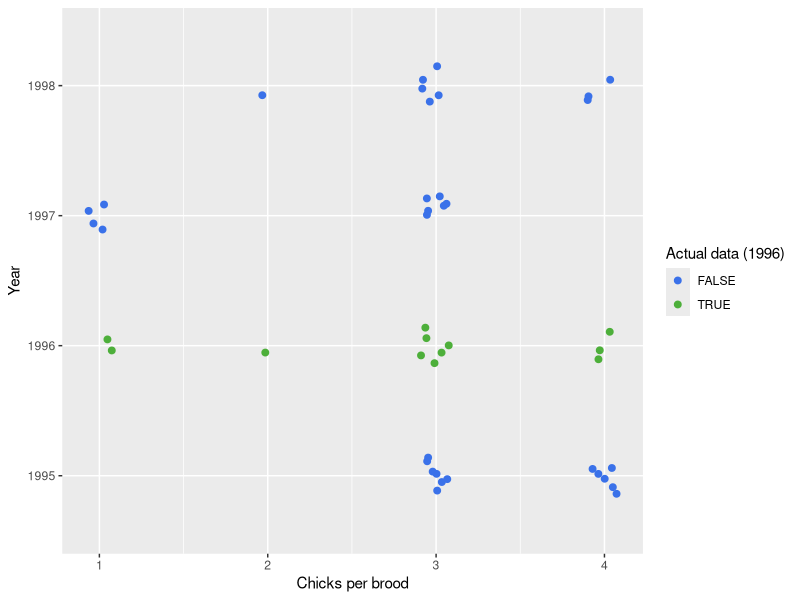

Source code (R):
# ========================================================
# Title: Simulate 1990s LEYE banded chick cohorts
# Author: Jeff Wagner
# Date: 2026-08-04
# Description: This script simulates missing chick banding data from the 1990s period by drawing on available cohort information from 1996.
# ========================================================

# ---- Set Up ----
library(tidyverse)

# Cohort sizes for 1995/1997/1998 are drawn at random (see "Simulate missing
# brood data" below), as are the sexes of never-resighted birds outside 1996.
# Without a seed, every run produces different cohort denominators and so
# different downstream recruitment estimates (psi1/psi2 in LEYE_juv90_module.R
# scale inversely with them). Seed set here so re-runs are reproducible.
#
# NOTE: the committed data/LEYE_juv_EH_1995_2000.csv was generated BEFORE this
# seed was added, so re-running will NOT reproduce that file -- it will produce
# a different, equally valid draw. Re-running therefore invalidates any
# recruitment estimate derived from the committed version.
set.seed(20260804)

eh <- readxl::read_xlsx(
  "data/leye_90s_chick_survival.xlsx",
  sheet = "leye_90s_chick_survival"
)
broods96 <- readxl::read_xlsx(
  "data/leye_90s_chick_survival.xlsx",
  sheet = "broods_1996"
)


# Summary ----------------------------------------------------------------
band_years <- unique(eh$`Year banded`)
resight_years <- as.numeric(colnames(eh[, 5:10]))
num_broods96 <- length(unique(broods96$`Brood name`))
chicks_per_brood96 <- broods96 |>
  group_by(`Brood name`) |>
  summarise(n_chicks = n())


# Simulate missing brood data --------------------------------------------
broods_per_year <- tibble(Year = band_years) |>
  mutate(
    broods = case_when(
      Year == 1996 ~ num_broods96,
      .default = rpois(4, 0.85 * num_broods96) # random poisson draw with arbitrary mean of 0.85*broods banded in 1996
    )
  )

# Simulate chicks per brood using custom categorical distribution based on proportion of chicks/brood in 1996
# Define exact probabilities for 1, 2, 3, and 4 (must sum to 1)
probabilities <- chicks_per_brood96 |>
  group_by(n_chicks) |>
  summarize(prop = n() / num_broods96)
sum(probabilities$prop)

chicks_per_brood <- broods_per_year |>
  rowwise() |>
  mutate(
    chicks = list(
      if (Year == 1996) {
        chicks_per_brood96$n_chicks
      } else {
        sample(1:4, size = broods, replace = TRUE, prob = probabilities$prop)
      }
    )
  ) |>
  ungroup()

# Plot
chicks_per_brood |>
  select(Year, chicks) |>
  unnest_longer(chicks, values_to = "n_chicks") |>
  mutate(brood_id = row_number(), .by = Year) |>
  ggplot(aes(x = n_chicks, y = factor(Year))) +
  geom_jitter(aes(color = Year == 1996), height = 0.15, width = 0.1, size = 2) +
  labs(x = "Chicks per brood", y = "Year", color = "Actual data (1996)") +
  scale_color_manual(values = c("TRUE" = "#4daf3a", "FALSE" = "#3a71e9"))


# Make encounter history for all years --------------------------------------
tot_chicks_per_year <- chicks_per_brood |>
  group_by(Year) |>
  summarize(n_chicks = sum(unlist(chicks)))

resighted_chicks_per_year <- eh |>
  group_by(`Year banded`) |>
  summarize(n_chicks = n())

new_chicks_needed <- tot_chicks_per_year$n_chicks -
  resighted_chicks_per_year$n_chicks

# Add rows for chicks that were banded but never resighted -------------------
# `1998`:`2000` were read in as character (mixed "0"/"1"/"NA" strings);
# coerce to numeric so new rows can be bound cleanly
eh_clean <- eh |>
  mutate(across(`1998`:`2000`, as.numeric))

# One row per never-resighted chick: 0 in all years except a 1 in the
# band year, since these birds were never seen again
make_unresighted_rows <- function(year, sex_vec, name_prefix) {
  n <- length(sex_vec)
  tibble(
    Name = paste0(name_prefix, "_", seq_len(n)),
    `Year banded` = year,
    Loc = "A",
    Sex = sex_vec,
    `1995` = as.numeric(year == 1995),
    `1996` = as.numeric(year == 1996),
    `1997` = as.numeric(year == 1997),
    `1998` = as.numeric(year == 1998),
    `1999` = 0,
    `2000` = 0
  )
}

# Random per-bird sex draws, roughly 50/50 on average
random_sex <- function(n) sample(c("F", "M"), size = n, replace = TRUE)

# 1996 chicks: draw sex from the real broods96 cohort (33 of the 34
# recorded chicks; 1 chick from this cohort is already in eh)
sex_1996 <- broods96 |>
  slice_sample(n = new_chicks_needed[band_years == 1996]) |>
  pull(DNA)

new_rows <- bind_rows(
  make_unresighted_rows(
    1995,
    random_sex(new_chicks_needed[band_years == 1995]),
    "Unresighted_1995"
  ),
  make_unresighted_rows(1996, sex_1996, "Unresighted_1996"),
  make_unresighted_rows(
    1997,
    random_sex(new_chicks_needed[band_years == 1997]),
    "Unresighted_1997"
  ),
  make_unresighted_rows(
    1998,
    random_sex(new_chicks_needed[band_years == 1998]),
    "Unresighted_1998"
  )
)

eh_complete <- bind_rows(eh_clean, new_rows)
write_csv(eh_complete, "data/LEYE_juv_EH_1995_2000.csv")
